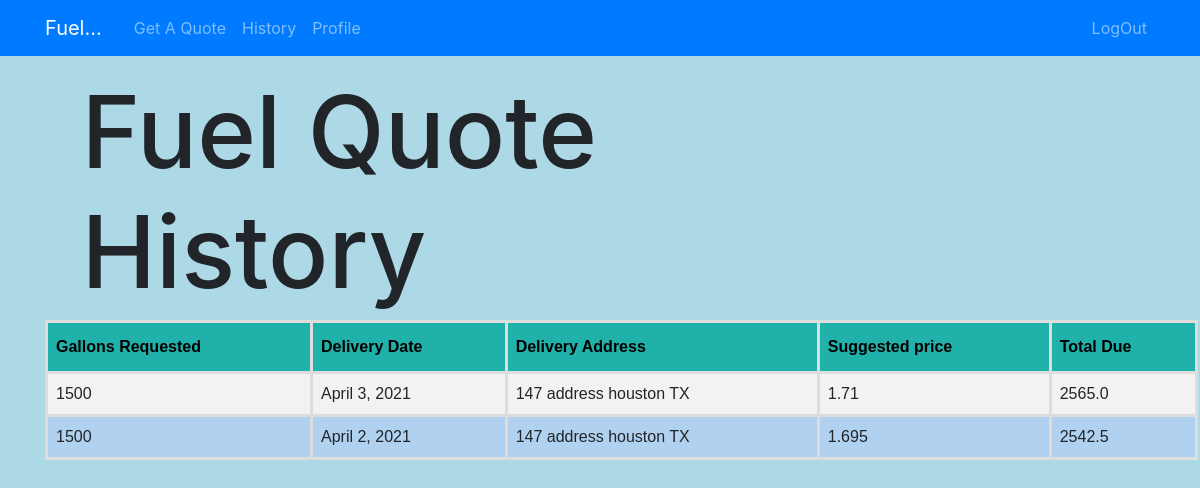
The page /fqh/ (signed in) on the database its author committed.
### FuelRatePredSys/models.py (models this page shows, shortened)
class Pricing_Module(models.Model):
	user = models.ForeignKey(User,on_delete=models.CASCADE,null=True)
	gallons_requested = models.IntegerField()
	delivery_date = models.DateField()
	delivery_address = models.CharField(max_length=100)
	suggested_price = models.FloatField()
	total_price = models.FloatField()

### FuelRatePredSys/views.py (the view)
# urls.py: path('fqh/', views.quote_history, name='FuelRatePredSys-fqh'),
def quote_history(request):
	form = FuelHistoryPage()
	history_list = Pricing_Module.objects.filter(user=request.user)
	args ={'history_list': history_list}
	return render(request, 'FuelRatePredSys/quote_history.html', args)

### FuelRatePredSys/templates/FuelRatePredSys/quote_history.html (shortened to what this page needs)
{% extends "FuelRatePredSys/base_loggedin.html"%}
{% load crispy_forms_tags %}
{% block content %}
<br><br><br>
<h1>Fuel Quote History</h1>
<head>
</head>
<table id="customers" style="width:158%">
    <tr>
        <th>Gallons Requested</th>
        <th>Delivery Date</th>
        <th>Delivery Address</th>
        <th>Suggested price</th>
        <th>Total Due</th>
    </tr>
    <form method="post" class="from-group">
        {% for PriceHistory in history_list %}
        <tr>
            <td align="left">{{ PriceHistory.gallons_requested}}</td>
            <td align="left">{{ PriceHistory.delivery_date }}</td>
            <td align="left">{{ PriceHistory.delivery_address }}</td>
            <td align="left">{{ PriceHistory.suggested_price }}</td>
            <td align="left">{{ PriceHistory.total_price}}</td>
        </tr>
        {% endfor %}
    </form>
</table>
{% endblock %}

### FuelRatePredSys/static/FuelRatePredSys/css/main.css (style rules this page uses)
body { align-self: center; background-color: lightblue; margin-top: 5%; }
form { background-color: #b0d1f0e8; padding: 1%; }
h1 { padding-left: 5%; font-size: 100px; }
table { font-family: arial, sans-serif; border-collapse: collapse; width: 100%; background-color: #b0d1f0e8; padding: 5%; padding-left: 5%; }
td, th { border: 1px solid #dddddd; text-align: left; padding: 8px; }
tr:nth-child(even) { background-color: #dddddd; }

### FuelRatePredSys/templates/FuelRatePredSys/quote_history.html (style rules this page uses)
#customers { font-family: "Trebuchet MS", Arial, Helvetica, sans-serif; border-collapse: collapse; width: 100%; }
#customers td, #customers th { border: 3px solid #ddd; padding: 8px; }
#customers tr:nth-child(even) { background-color: #f2f2f2; }
#customers th { padding-top: 12px; padding-bottom: 12px; text-align: left; background-color: lightseagreen; color: Black; }

### FuelRatePredSys/templates/FuelRatePredSys/base_loggedin.html (style rules this page uses)
body { align-self: center; background-color: lightblue; }
form { background-color: #b0d1f0e8; padding: 1%; }
h1 { padding-left: 1%; font-size: 50px; }
table { font-family: arial, sans-serif; border-collapse: collapse; width: 100%; background-color: #b0d1f0e8; padding: 5%; padding-left: 5%; }
td, th { border: 1px solid #dddddd; text-align: left; padding: 8px; }
tr:nth-child(even) { background-color: #dddddd; }
h1 { padding-left: 5%; font-size: 100px; }

### rows shown on the page
Pricing_Module: gallons_requested "1500", delivery_date "April 3, 2021", delivery_address "147 address houston TX", suggested_price "1.71", total_price "2565.0"
Pricing_Module: gallons_requested "1500", delivery_date "April 2, 2021", delivery_address "147 address houston TX", suggested_price "1.695", total_price "2542.5"
